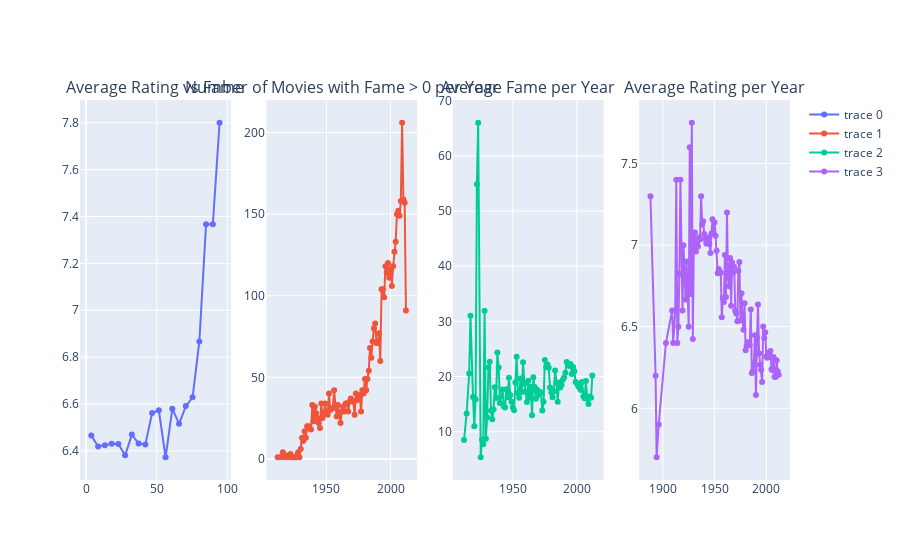

Notebook code for this chart:
### Code cell
import plotly.graph_objects as go
from plotly.subplots import make_subplots

# Assuming 'movies_fame' is already defined

# Function to create subplots based on threshold
def create_subplots(threshold):
    m = movies_fame[movies_fame['Fame'] > threshold]

    if 70 < threshold < 80:
        b = 10
    elif 80 <= threshold < 90:
        b = 5
    else:
        b = 20

    # Calculate the mean of 'averageRating' for each bin
    bin_means = m.groupby(pd.cut(m['Fame'], bins=b))['averageRating'].mean()
    bin_midpoints = [(bin.left + bin.right) / 2 for bin in bin_means.index]

    # Create subplots using make_subplots
    fig = make_subplots(rows=1, cols=4, subplot_titles=('Average Rating vs Fame',
                                                        f'Number of Movies with Fame > {threshold} per Year',
                                                        'Average Fame per Year',
                                                        'Average Rating per Year'))

    # Add traces to each subplot
    fig.add_trace(go.Scatter(x=bin_midpoints, y=bin_means.values, mode='lines+markers'),
                  row=1, col=1)

    fig.add_trace(go.Scatter(x=m.groupby('year_release')['Fame'].count().index,
                             y=m.groupby('year_release')['Fame'].count().values, mode='lines+markers'),
                  row=1, col=2)

    fig.add_trace(go.Scatter(x=m.groupby('year_release')['Fame'].mean().index,
                             y=m.groupby('year_release')['Fame'].mean().values, mode='lines+markers'),
                  row=1, col=3)

    fig.add_trace(go.Scatter(x=movies_fame.groupby('year_release')['averageRating'].mean().index,
                             y=movies_fame.groupby('year_release')['averageRating'].mean().values, mode='lines+markers'),
                  row=1, col=4)

    # Update layout and show plot
    #fig.update_layout(title_text=f'Subplots for Threshold: {threshold}', showlegend=False)
    fig.show()
    #fig.write_html('img/interactive_fame.html')

# Assuming threshold_slider is an ipywidgets slider
widgets.interactive(create_subplots, threshold=0)
#TODO add acis probably
#export this graph to html
#fig.write_html('img/interactive_fame.html')

### Figure 1 — Plotly figure (JSON) as saved in the notebook; plotly's stock layout.template omitted (floating-point values rounded to 4 significant figures)
{"data": [{"mode": "lines+markers", "type": "scatter", "x": [3.659, 8.491, 13.27, 18.06, 22.84, 27.63, 32.41, 37.2, 41.98, 46.77, 51.55, 56.33, 61.12, 65.9, 70.69, 75.47, 80.25, 85.04, 89.82, 94.61], "xaxis": "x", "y": [6.465, 6.419, 6.424, 6.43, 6.429, 6.381, 6.469, 6.431, 6.427, 6.561, 6.573, 6.373, 6.58, 6.515, 6.591, 6.629, 6.867, 7.367, 7.367, 7.8], "yaxis": "y"}, {"mode": "lines+markers", "type": "scatter", "x": [1912, 1914, 1916, 1917, 1919, 1920, 1921, 1922, 1923, 1925, 1926, 1927, 1928, 1929, 1930, 1931, 1932, 1933, 1934, 1935, 1936, 1937, 1938, 1939, 1940, 1941, 1942, 1943, 1944, 1945, 1946, 1947, 1948, 1949, 1950, 1951, 1952, 1953, 1954, 1955, 1956, 1957, 1958, 1959, 1960, 1961, 1962, 1963, 1964, 1965, 1966, 1967, 1968, 1969, 1970, 1971, 1972, 1973, 1974, 1975, 1976, 1977, 1978, 1979, 1980, 1981, 1982, 1983, 1984, 1985, 1986, 1987, 1988, 1989, 1990, 1991, 1992, 1993, 1994, 1995, 1996, 1997, 1998, 1999, 2000, 2001, 2002, 2003, 2004, 2005, 2006, 2007, 2008, 2009, 2010, 2011, 2012], "xaxis": "x2", "y": [1, 1, 4, 1, 2, 1, 2, 3, 1, 1, 1, 2, 4, 1, 6, 13, 11, 17, 13, 20, 20, 19, 18, 33, 23, 32, 28, 25, 22, 19, 34, 25, 28, 34, 28, 27, 40, 30, 31, 31, 42, 33, 26, 33, 27, 22, 29, 32, 29, 34, 34, 29, 35, 37, 36, 35, 27, 40, 36, 39, 39, 29, 42, 40, 49, 42, 49, 54, 68, 62, 72, 80, 83, 71, 71, 77, 60, 104, 104, 99, 118, 114, 120, 111, 116, 106, 118, 127, 133, 150, 152, 149, 158, 206, 159, 157, 91], "yaxis": "y2"}, {"mode": "lines+markers", "type": "scatter", "x": [1912, 1914, 1916, 1917, 1919, 1920, 1921, 1922, 1923, 1925, 1926, 1927, 1928, 1929, 1930, 1931, 1932, 1933, 1934, 1935, 1936, 1937, 1938, 1939, 1940, 1941, 1942, 1943, 1944, 1945, 1946, 1947, 1948, 1949, 1950, 1951, 1952, 1953, 1954, 1955, 1956, 1957, 1958, 1959, 1960, 1961, 1962, 1963, 1964, 1965, 1966, 1967, 1968, 1969, 1970, 1971, 1972, 1973, 1974, 1975, 1976, 1977, 1978, 1979, 1980, 1981, 1982, 1983, 1984, 1985, 1986, 1987, 1988, 1989, 1990, 1991, 1992, 1993, 1994, 1995, 1996, 1997, 1998, 1999, 2000, 2001, 2002, 2003, 2004, 2005, 2006, 2007, 2008, 2009, 2010, 2011, 2012], "xaxis": "x3", "y": [8.5, 13.29, 20.54, 31, 16.27, 11, 15.9, 54.83, 66, 5.375, 8.556, 7.715, 31.91, 8.714, 12.64, 21.64, 22.68, 13.82, 12.25, 14.01, 18.05, 16.11, 24.36, 21.63, 15.23, 16.53, 17.67, 14.55, 14.4, 17.69, 16.25, 19.8, 16.65, 15.42, 14.44, 13.89, 18.92, 23.6, 17.02, 16.15, 19.63, 17.19, 22.61, 18.76, 17.25, 15.38, 19.25, 16.21, 18.15, 13.0, 19.87, 18.12, 15.98, 17.6, 16.68, 17.16, 17.09, 13.83, 15.42, 23.0, 21.67, 22.18, 21.61, 18.04, 17.1, 16.25, 17.28, 21.12, 18.92, 15.42, 18.91, 18.03, 18.45, 19.42, 19.81, 20.67, 22.64, 22.11, 21.92, 22.28, 20.47, 21.74, 20.95, 19.03, 18.78, 18.26, 17.98, 17.58, 19.03, 16.39, 16.09, 19.21, 15.98, 15.02, 16.37, 16.17, 20.19], "yaxis": "y3"}, {"mode": "lines+markers", "type": "scatter", "x": [1888, 1893, 1894, 1896, 1903, 1909, 1910, 1912, 1913, 1914, 1915, 1916, 1917, 1919, 1920, 1921, 1922, 1923, 1924, 1925, 1926, 1927, 1928, 1929, 1930, 1931, 1932, 1933, 1934, 1935, 1936, 1937, 1938, 1939, 1940, 1941, 1942, 1943, 1944, 1945, 1946, 1947, 1948, 1949, 1950, 1951, 1952, 1953, 1954, 1955, 1956, 1957, 1958, 1959, 1960, 1961, 1962, 1963, 1964, 1965, 1966, 1967, 1968, 1969, 1970, 1971, 1972, 1973, 1974, 1975, 1976, 1977, 1978, 1979, 1980, 1981, 1982, 1983, 1984, 1985, 1986, 1987, 1988, 1989, 1990, 1991, 1992, 1993, 1994, 1995, 1996, 1997, 1998, 1999, 2000, 2001, 2002, 2003, 2004, 2005, 2006, 2007, 2008, 2009, 2010, 2011, 2012], "xaxis": "x4", "y": [7.3, 6.2, 5.7, 5.9, 6.4, 6.6, 6.4, 6.6, 7.4, 6.4, 6.5, 6.825, 7.4, 6.6, 7, 6.8, 6.667, 6.9, 6.7, 6.5, 7.6, 6.7, 7.75, 6.425, 7.033, 7.078, 6.962, 7.01, 6.991, 7.048, 7.035, 7.3, 7.126, 7.146, 7.068, 7.037, 7.01, 7.032, 7.047, 7.006, 6.951, 7.072, 7.159, 7.071, 7.139, 7.057, 6.965, 6.828, 6.854, 6.837, 6.83, 6.558, 6.676, 6.651, 6.94, 6.683, 7.2, 6.804, 6.748, 6.921, 6.629, 6.894, 6.833, 6.866, 6.598, 6.581, 6.534, 6.841, 6.896, 6.538, 6.705, 6.545, 6.481, 6.644, 6.356, 6.381, 6.404, 6.398, 6.388, 6.606, 6.216, 6.226, 6.275, 6.448, 6.081, 6.432, 6.637, 6.336, 6.268, 6.237, 6.161, 6.501, 6.431, 6.467, 6.318, 6.31, 6.315, 6.342, 6.351, 6.239, 6.233, 6.315, 6.193, 6.192, 6.295, 6.227, 6.205], "yaxis": "y4"}], "layout": {"annotations": [{"font": {"size": 16}, "showarrow": false, "text": "Average Rating vs Fame", "x": 0.1062, "xanchor": "center", "xref": "paper", "y": 1, "yanchor": "bottom", "yref": "paper"}, {"font": {"size": 16}, "showarrow": false, "text": "Number of Movies with Fame > 0 per Year", "x": 0.3688, "xanchor": "center", "xref": "paper", "y": 1, "yanchor": "bottom", "yref": "paper"}, {"font": {"size": 16}, "showarrow": false, "text": "Average Fame per Year", "x": 0.6313, "xanchor": "center", "xref": "paper", "y": 1, "yanchor": "bottom", "yref": "paper"}, {"font": {"size": 16}, "showarrow": false, "text": "Average Rating per Year", "x": 0.8938, "xanchor": "center", "xref": "paper", "y": 1, "yanchor": "bottom", "yref": "paper"}], "xaxis": {"anchor": "y", "domain": [0, 0.2125]}, "xaxis2": {"anchor": "y2", "domain": [0.2625, 0.475]}, "xaxis3": {"anchor": "y3", "domain": [0.525, 0.7375]}, "xaxis4": {"anchor": "y4", "domain": [0.7875, 1]}, "yaxis": {"anchor": "x", "domain": [0, 1]}, "yaxis2": {"anchor": "x2", "domain": [0, 1]}, "yaxis3": {"anchor": "x3", "domain": [0, 1]}, "yaxis4": {"anchor": "x4", "domain": [0, 1]}}}
